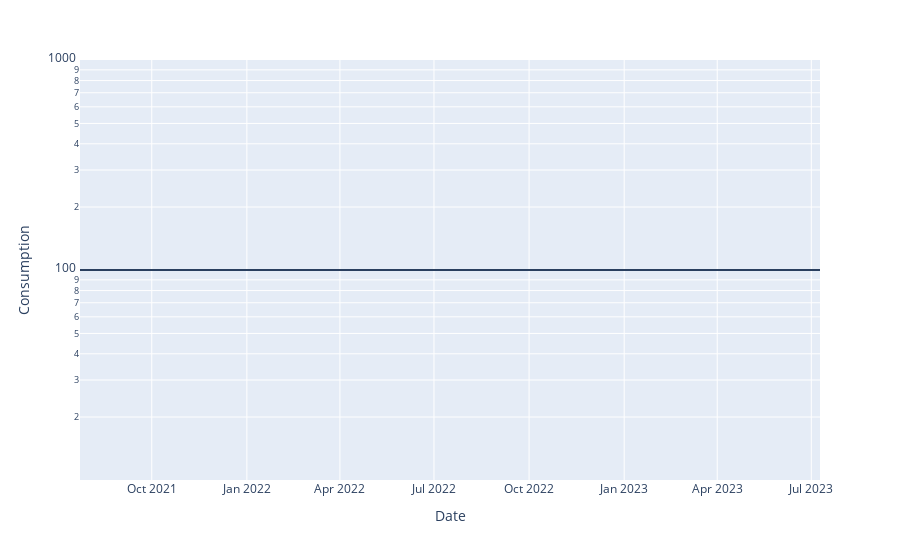

This figure's notebook cell:
### Markdown cell above
---
# EDA with plotly

### Code cell
def _plot_target(df:pd.DataFrame):
    """ plot the target using plotly """
    # fig = px.area(x=df["date"][::100],y=df["is_consumption"][::100])
    #fig = px.area(x=df["date"][::100],y=df["target"][::100],log_y=True)
    #fig.add_trace(go.Scatter(x=df["date"][::100],y=df["target"][::100]*df["is_consumption"][::100],opacity=.5))
    fig = px.scatter(x=df["date"][::100],y=df["target"][::100]*df["is_consumption"][::100],log_y=True)
    fig.add_hline(y=df["target"][::100].mean())#,
                  # line_dash='dot',annotation="Average target",
                  # color="gray")#,annotation_position="bottom right")
    #fig.add_traces(line_color="red")
    fig.update_layout(xaxis_title="Date",yaxis_title="Consumption")
    fig.show()
_plot_target(df=df)

### Figure 1 — Plotly figure (JSON) as saved in the notebook; plotly's stock layout.template omitted (floating-point values rounded to 4 significant figures; data arrays with more than 128 entries replaced by an {"elided": "..."} marker saying what was removed)
{"data": [{"hovertemplate": "x=%{x}<br>y=%{y}<extra></extra>", "legendgroup": "", "marker": {"color": "#636efa", "symbol": "circle"}, "mode": "markers", "name": "", "showlegend": false, "x": {"elided": "20184 str values"}, "xaxis": "x", "y": {"elided": "20184 float values"}, "yaxis": "y", "type": "scattergl"}], "layout": {"xaxis": {"anchor": "y", "domain": [0.0, 1.0], "title": {"text": "Date"}}, "yaxis": {"anchor": "x", "domain": [0.0, 1.0], "title": {"text": "Consumption"}, "type": "log"}, "legend": {"tracegroupgap": 0}, "margin": {"t": 60}, "shapes": [{"type": "line", "x0": 0, "x1": 1, "xref": "x domain", "y0": 100.3, "y1": 100.3, "yref": "y"}]}}
